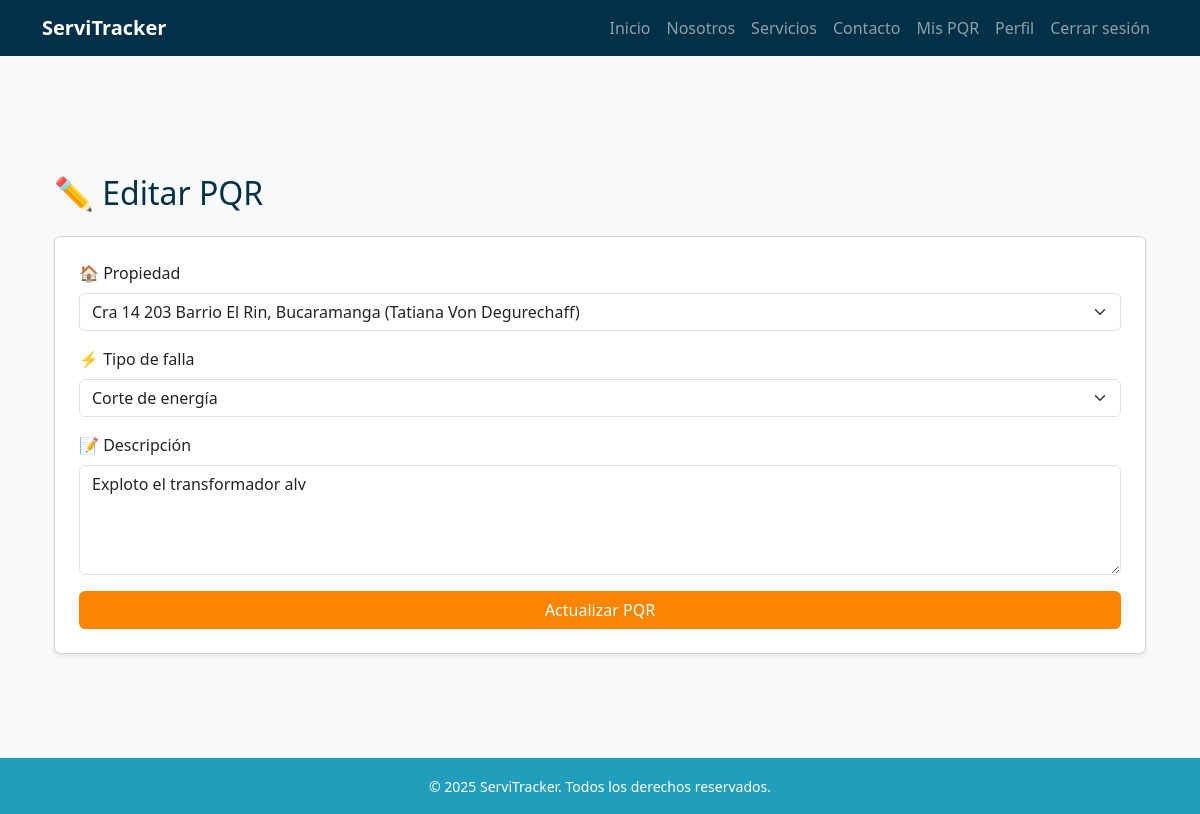
Screenshot of /pqr/1/editar/ (signed in) with the database file from the repository.
### pqr/models.py (models this page shows, shortened)
class PQR(models.Model):
    ciudadano = models.ForeignKey(
        settings.AUTH_USER_MODEL,
        on_delete=models.SET_NULL,
        null=True,
        blank=True,
        related_name="pqrs_ciudadano"
    )
    propiedad = models.ForeignKey(
        Propiedad,
        on_delete=models.SET_NULL,
        null=True,
        blank=True
    )
    direccion = models.CharField(max_length=255, blank=True, null=True)
    departamento = models.CharField(max_length=100, blank=True, null=True)
    ciudad = models.CharField(max_length=100, blank=True, null=True)
    telefono_contacto = models.CharField(max_length=20, unique=True, null=True, blank=True)
    tipo_falla = models.ForeignKey(TipoFalla, on_delete=models.PROTECT)
    descripcion = models.TextField()
    estado = models.ForeignKey(EstadoPQR, on_delete=models.PROTECT)
    tecnico_asignado = models.ForeignKey(
        settings.AUTH_USER_MODEL,
        on_delete=models.SET_NULL,
        null=True,
        blank=True,
        related_name="pqrs_tecnico"
    )
    agente_revisor = models.ForeignKey(
        settings.AUTH_USER_MODEL,
        on_delete=models.SET_NULL,
        null=True,
        blank=True,
        related_name="pqrs_agente"
    )
    fecha_creacion = models.DateTimeField(auto_now_add=True)
    fecha_actualizacion = models.DateTimeField(auto_now=True)

### pqr/views.py (the view)
# urls.py: path('<int:pk>/editar/', views.editar_pqr, name='editar_pqr'),
@login_required
def editar_pqr(request, pk):
    pqr = get_object_or_404(PQR, pk=pk, ciudadano=request.user)
    if pqr.estado.nombre != "Pendiente":
        return redirect('mi_lista_pqr')
    if request.method == 'POST':
        form = PQRForm(request.POST, instance=pqr)
        if form.is_valid():
            form.save()
            return redirect('mi_lista_pqr')
    else:
        form = PQRForm(instance=pqr)
    return render(request, 'pqr/editar.html', {'form': form})

### pqr/forms.py
class PQRForm(forms.ModelForm):
    class Meta:
        model = PQR
        fields = ['propiedad', 'tipo_falla', 'descripcion']
        widgets = {
            'propiedad': forms.Select(attrs={'class': 'form-select'}),
            'tipo_falla': forms.Select(attrs={'class': 'form-select'}),
            'descripcion': forms.Textarea(attrs={'class': 'form-control', 'rows': 4}),
        }

### pqr/models.py (called while the page is built)
    def __str__(self):
        return self.nombre

### propiedades/models.py (called while the page is built)
    def __str__(self):
        nombre = self.usuario.get_full_name() if hasattr(self.usuario, 'get_full_name') else str(self.usuario)
        return f"{self.direccion}, {self.ciudad} ({nombre})"

### usuarios/models.py (called while the page is built)
    def get_full_name(self):
        nombre = (self.nombres or "").strip()
        apellido = (self.apellidos or "").strip()
        full = f"{nombre} {apellido}".strip()
        return full or ""

### templates/pqr/editar.html (shortened to what this page needs)
{% extends 'base.html' %}
{% block content %}
<div class="container my-5">
    <h2 class="text-blue-dark mb-4">✏️ Editar PQR</h2>
    <form method="post" class="card shadow-sm p-4">
        <div class="mb-3">
            <label for="id_propiedad" class="form-label">🏠 Propiedad</label>
            {{ form.propiedad }}
        </div>
        <div class="mb-3">
            <label for="id_tipo_falla" class="form-label">⚡ Tipo de falla</label>
            {{ form.tipo_falla }}
        </div>
        <div class="mb-3">
            <label for="id_descripcion" class="form-label">📝 Descripción</label>
            {{ form.descripcion }}
        </div>
        <button type="submit" class="btn btn-orange-dark w-100">Actualizar PQR</button>
    </form>
</div>
{% endblock %}

### static/css/style.css (style rules this page uses)
:root { --blue-light: #8ecae6; --blue-mid: #219ebc; --blue-deep: #126782; --blue-dark: #023047; --yellow: #ffb703; --orange-light: #fd9e02; --orange-dark: #fb8500; --green-light: #198754; --green-dark: #146c43; }
.text-blue-dark { color: var(--blue-dark); }
body { font-family: 'Segoe UI', sans-serif; background-color: #f8f9fa; padding-top: 70px; min-height: 100vh; display: flex; flex-direction: column; }
.btn-orange-dark { background-color: var(--orange-dark); color: white; }

### rows the page displays
PQR: propiedad "Cra 14 203 Barrio El Rin, Bucaramanga (Tatiana Von Degurechaff)", tipo_falla "Corte de energía", descripcion "Exploto el transformador alv"
